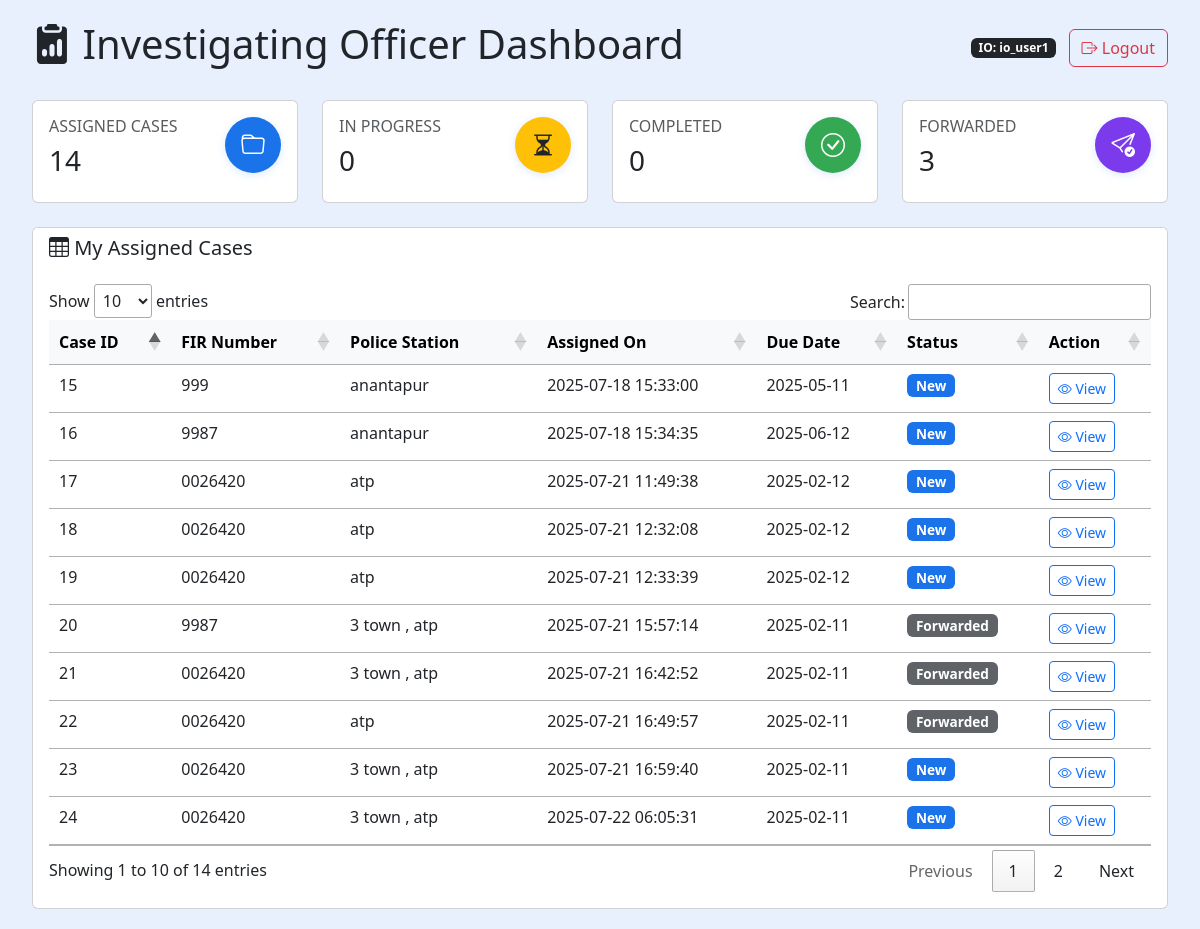
The page /io_dashboard.php (signed in) on the database its author committed.
### tables this page shows
CREATE TABLE `cases` (
  `case_id` int(11) NOT NULL,
  `victim_name` varchar(100) NOT NULL,
  `victim_address` text NOT NULL,
  `incident_date` date NOT NULL,
  `incident_description` text NOT NULL,
  `case_type` enum('SC','ST') NOT NULL,
  `status` varchar(32) DEFAULT NULL,
  `filed_by` int(11) DEFAULT NULL,
  `created_at` timestamp NOT NULL DEFAULT current_timestamp(),
  `victim_age` int(11) DEFAULT NULL,
  `victim_gender` varchar(20) DEFAULT NULL,
  `victim_caste` varchar(20) DEFAULT NULL,
  `victim_contact` varchar(20) DEFAULT NULL,
  `victim_aadhaar` varchar(20) DEFAULT NULL,
  `fir_number` varchar(50) DEFAULT NULL,
  `fir_date` date DEFAULT NULL,
  `police_station` varchar(100) DEFAULT NULL,
  `victim_statement` text DEFAULT NULL,
  `medical_report` text DEFAULT NULL,
  `case_sections` text DEFAULT NULL,
  `investigating_officer` varchar(100) DEFAULT NULL,
  `forward_to_sp` tinyint(1) DEFAULT 1,
  `priority` enum('low','medium','high') NOT NULL DEFAULT 'medium',
  `assigned_officer` varchar(100) DEFAULT NULL,
  `io_username` varchar(50) DEFAULT NULL,
  `io_report` text DEFAULT NULL,
  `io_witness_statements` text DEFAULT NULL,
  `io_recommendations` text DEFAULT NULL,
  `updated_at` timestamp NULL DEFAULT current_timestamp() ON UPDATE current_timestamp()
);

### io_dashboard.php (the view, shortened to what this page needs)
<?php
require_once 'includes/db.php';
$io_username = $_SESSION['username'];
$stats = [
    'assigned' => 0,
    'inprogress' => 0,
    'completed' => 0,
    'forwarded' => 0
];
$cases = [];
try {
    $stmt = $pdo->prepare("SELECT * FROM cases WHERE io_username = ?");
    $stmt->execute([$io_username]);
    $cases = $stmt->fetchAll();
    foreach ($cases as $case) {
        $stats['assigned']++;
        if ($case['status'] === 'io_investigation') {
            $stats['inprogress']++;
        } elseif ($case['status'] === 'completed') {
            $stats['completed']++;
        } elseif ($case['status'] === 'sp_review_from_io') {
            $stats['forwarded']++;
        }
    }
} catch (PDOException $e) {
    $error = 'Database error: ' . $e->getMessage();
}
?>
<!DOCTYPE html>
<html lang="en">
<head>
    <link href="https://cdn.jsdelivr.net/npm/bootstrap@5.3.0/dist/css/bootstrap.min.css" rel="stylesheet">
    <link rel="stylesheet" href="https://cdn.datatables.net/1.13.6/css/jquery.dataTables.min.css">
    <link rel="stylesheet" href="https://cdnjs.cloudflare.com/ajax/libs/dropzone/5.9.3/dropzone.min.css">
    <link rel="stylesheet" href="https://cdn.jsdelivr.net/npm/bootstrap-icons@1.10.0/font/bootstrap-icons.css">
</head>
<body>
    <div class="container-fluid">
        <div class="d-flex justify-content-between align-items-center mb-4">
            <h1><i class="bi bi-clipboard2-data-fill"></i> Investigating Officer Dashboard</h1>
            <div>
                <span class="badge bg-dark me-2">IO: <?php echo htmlspecialchars($io_username); ?></span>
                <a href="logout.php" class="btn btn-outline-danger">
                    <i class="bi bi-box-arrow-right"></i> Logout
                </a>
            </div>
        </div>
        <div class="row mb-4">
            <div class="col-md-3">
                <div class="card stats-card h-100">
                    <div class="card-body">
                        <div class="d-flex justify-content-between">
                            <div>
                                <h6 class="text-muted">ASSIGNED CASES</h6>
                                <h3 id="assigned-cases"><?php echo $stats['assigned']; ?></h3>
                            </div>
                            <div class="icon-circle bg-primary text-white">
                                <i class="bi bi-folder" style="font-size: 1.5rem;"></i>
                            </div>
                        </div>
                    </div>
                </div>
            </div>
            <div class="col-md-3">
                <div class="card stats-card h-100">
                    <div class="card-body">
                        <div class="d-flex justify-content-between">
                            <div>
                                <h6 class="text-muted">IN PROGRESS</h6>
                                <h3 id="inprogress-cases"><?php echo $stats['inprogress']; ?></h3>
                            </div>
                            <div class="icon-circle bg-warning text-dark">
                                <i class="bi bi-hourglass-split" style="font-size: 1.5rem;"></i>
                            </div>
                        </div>
                    </div>
                </div>
            </div>
            <div class="col-md-3">
                <div class="card stats-card h-100">
                    <div class="card-body">
                        <div class="d-flex justify-content-between">
                            <div>
                                <h6 class="text-muted">COMPLETED</h6>
                                <h3 id="completed-cases"><?php echo $stats['completed']; ?></h3>
                            </div>
                            <div class="icon-circle bg-success text-white">
                                <i class="bi bi-check-circle" style="font-size: 1.5rem;"></i>
                            </div>
                        </div>
                    </div>
                </div>
            </div>
            <div class="col-md-3">
                <div class="card stats-card h-100">
                    <div class="card-body">
                        <div class="d-flex justify-content-between">
                            <div>
                                <h6 class="text-muted">FORWARDED</h6>
                                <h3 id="forwarded-cases"><?php echo $stats['forwarded']; ?></h3>
                            </div>
                            <div class="icon-circle bg-purple text-white">
                                <i class="bi bi-send-check" style="font-size: 1.5rem;"></i>
                            </div>
                        </div>
                    </div>
                </div>
            </div>
        </div>
        <div class="card">
            <div class="card-header bg-white border-bottom-0">
                <div class="d-flex justify-content-between align-items-center">
                    <h5 class="mb-0"><i class="bi bi-table"></i> My Assigned Cases</h5>
                </div>
            </div>
            <div class="card-body">
                <table id="casesTable" class="table table-hover" style="width:100%">
                    <thead class="table-light">
                        <tr>
                            <th>Case ID</th>
                            <th>FIR Number</th>
                            <th>Police Station</th>
                            <th>Assigned On</th>
                            <th>Due Date</th>
                            <th>Status</th>
                            <th>Action</th>
                        </tr>
                    </thead>
                    <tbody>
                        <?php foreach ($cases as $case): ?>
                        <tr>
                            <td><?php echo htmlspecialchars($case['case_id']); ?></td>
                            <td><?php echo htmlspecialchars($case['fir_number']); ?></td>
                            <td><?php echo htmlspecialchars($case['police_station']); ?></td>
                            <td><?php echo htmlspecialchars($case['created_at']); ?></td>
                            <td><?php echo htmlspecialchars($case['fir_date']); ?></td>
                            <td>
                                <?php if ($case['status'] === 'io_investigation'): ?>
                                    <span class="badge badge-status badge-inprogress">In Progress</span>
                                <?php elseif ($case['status'] === 'completed'): ?>
                                    <span class="badge badge-status badge-completed">Completed</span>
                                <?php elseif ($case['status'] === 'sp_review_from_io'): ?>
                                    <span class="badge badge-status badge-forwarded">Forwarded</span>
                                <?php else: ?>
                                    <span class="badge badge-status badge-new">New</span>
                                <?php endif; ?>
                            </td>
                            <td>
                                <a href="review_io_case.php?case_id=<?php echo urlencode($case['case_id']); ?>" class="btn btn-sm btn-outline-primary">
                                    <i class="bi bi-eye"></i> View
                                </a>
                            </td>
                        </tr>
                        <?php endforeach; ?>
                    </tbody>
                </table>
            </div>
        </div>
    </div>
</body>
</html>

### io_dashboard.php (style rules this page uses)
:root { --io-blue: #1a73e8; --io-light-blue: #e8f0fe; --io-dark-blue: #0d47a1; --io-secondary: #5f6368; --io-green: #34a853; --io-red: #ea4335; }
body { background-color: var(--io-light-blue); padding: 20px; }
.badge-status { font-size: 0.85rem; padding: 0.35em 0.65em; }
.badge-new { background-color: var(--io-blue); }
.badge-forwarded { background-color: var(--io-secondary); }
.icon-circle { display: flex; align-items: center; justify-content: center; width: 56px; height: 56px; border-radius: 50%; box-shadow: 0 2px 8px rgba(26, 115, 232, 0.15); font-size: 2rem; margin-left: auto; }
.bg-primary { background-color: var(--io-blue) !important; }
.bg-warning { background-color: #ffc107 !important; }
.bg-success { background-color: var(--io-green) !important; }
.bg-purple { background-color: #7c3aed !important; }
.icon-circle i { font-size: 2rem; }

### rows shown on the page
cases: case_id "15", fir_number "999", police_station "anantapur", created_at "2025-07-18 15:33:00", fir_date "2025-05-11", shows "New"
cases: case_id "16", fir_number "9987", police_station "anantapur", created_at "2025-07-18 15:34:35", fir_date "2025-06-12", shows "New"
cases: case_id "17", fir_number "0026420", police_station "atp", created_at "2025-07-21 11:49:38", fir_date "2025-02-12", status "New"
cases: case_id "18", fir_number "0026420", police_station "atp", created_at "2025-07-21 12:32:08", fir_date "2025-02-12", shows "New"
cases: case_id "19", fir_number "0026420", police_station "atp", created_at "2025-07-21 12:33:39", fir_date "2025-02-12", shows "New"
cases: case_id "20", fir_number "9987", police_station "3 town , atp", created_at "2025-07-21 15:57:14", fir_date "2025-02-11", shows "Forwarded"
cases: case_id "21", fir_number "0026420", police_station "3 town , atp", created_at "2025-07-21 16:42:52", fir_date "2025-02-11", shows "Forwarded"
cases: case_id "22", fir_number "0026420", police_station "atp", created_at "2025-07-21 16:49:57", fir_date "2025-02-11", shows "Forwarded"
cases: case_id "23", fir_number "0026420", police_station "3 town , atp", created_at "2025-07-21 16:59:40", fir_date "2025-02-11", shows "New"
cases: case_id "24", fir_number "0026420", police_station "3 town , atp", created_at "2025-07-22 06:05:31", fir_date "2025-02-11", shows "New"

### other values the page prints
$io_username "io_user1"
$stats['assigned'] "14"
$stats['inprogress'] "0"
$stats['completed'] "0"
$stats['forwarded'] "3"
